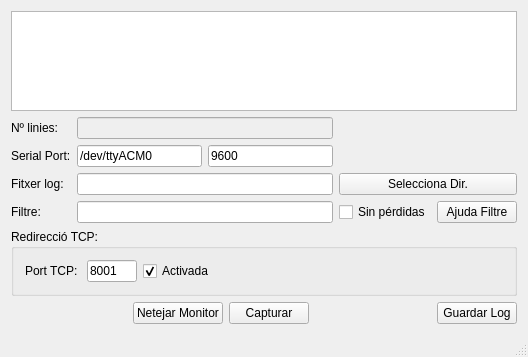
<?xml version="1.0" encoding="UTF-8"?>
<ui version="4.0">
 <class>LoggerWindow</class>
 <widget class="QMainWindow" name="LoggerWindow">
  <property name="geometry">
   <rect>
    <x>0</x>
    <y>0</y>
    <width>528</width>
    <height>357</height>
   </rect>
  </property>
  <property name="sizePolicy">
   <sizepolicy hsizetype="Expanding" vsizetype="Preferred">
    <horstretch>0</horstretch>
    <verstretch>0</verstretch>
   </sizepolicy>
  </property>
  <property name="windowTitle">
   <string>LoggerWindow</string>
  </property>
  <widget class="QWidget" name="centralWidget">
   <layout class="QVBoxLayout" name="verticalLayout_2">
    <item>
     <layout class="QVBoxLayout" name="verticalLayout">
      <item>
       <widget class="QTextEdit" name="monitorTextEdit">
        <property name="enabled">
         <bool>true</bool>
        </property>
        <property name="sizePolicy">
         <sizepolicy hsizetype="Preferred" vsizetype="Expanding">
          <horstretch>0</horstretch>
          <verstretch>0</verstretch>
         </sizepolicy>
        </property>
        <property name="readOnly">
         <bool>true</bool>
        </property>
       </widget>
      </item>
      <item>
       <layout class="QGridLayout" name="gridLayout">
        <item row="0" column="0">
         <widget class="QLabel" name="nmostresLabel">
          <property name="text">
           <string>Nº linies: </string>
          </property>
         </widget>
        </item>
        <item row="2" column="0">
         <widget class="QLabel" name="fitxerLabel">
          <property name="text">
           <string>Fitxer log:</string>
          </property>
         </widget>
        </item>
        <item row="0" column="1">
         <widget class="QLineEdit" name="nLiniesLineEdit">
          <property name="enabled">
           <bool>false</bool>
          </property>
         </widget>
        </item>
        <item row="1" column="0">
         <widget class="QLabel" name="portLabel">
          <property name="text">
           <string>Serial Port:</string>
          </property>
         </widget>
        </item>
        <item row="2" column="1">
         <widget class="QLineEdit" name="fitxerLogLineEdit"/>
        </item>
        <item row="1" column="1">
         <layout class="QHBoxLayout" name="horizontalLayout_2">
          <item>
           <widget class="QLineEdit" name="portLineEdit">
            <property name="text">
             <string>/dev/ttyACM0</string>
            </property>
            <property name="placeholderText">
             <string>Port</string>
            </property>
           </widget>
          </item>
          <item>
           <widget class="QLineEdit" name="baudrateLineEdit">
            <property name="text">
             <string>9600</string>
            </property>
            <property name="placeholderText">
             <string>Baudrate</string>
            </property>
           </widget>
          </item>
         </layout>
        </item>
        <item row="3" column="0">
         <widget class="QLabel" name="filtreLabel">
          <property name="text">
           <string>Filtre:</string>
          </property>
         </widget>
        </item>
        <item row="2" column="2">
         <widget class="QPushButton" name="fileBrowserButton">
          <property name="text">
           <string>Selecciona Dir.</string>
          </property>
         </widget>
        </item>
        <item row="3" column="2">
         <layout class="QHBoxLayout" name="horizontalLayout_5">
          <item>
           <widget class="QCheckBox" name="sinPerdidasCheckBox">
            <property name="text">
             <string>Sin pérdidas</string>
            </property>
           </widget>
          </item>
          <item>
           <widget class="QPushButton" name="pushButton">
            <property name="text">
             <string>Ajuda Filtre</string>
            </property>
           </widget>
          </item>
         </layout>
        </item>
        <item row="3" column="1">
         <widget class="QLineEdit" name="filtreLineEdit">
          <property name="text">
           <string/>
          </property>
         </widget>
        </item>
       </layout>
      </item>
     </layout>
    </item>
    <item>
     <widget class="QGroupBox" name="TCPgroupBox">
      <property name="title">
       <string>Redirecció TCP:</string>
      </property>
      <layout class="QHBoxLayout" name="horizontalLayout_4">
       <item>
        <layout class="QHBoxLayout" name="horizontalLayout_3">
         <item>
          <widget class="QLabel" name="label">
           <property name="text">
            <string>Port TCP: </string>
           </property>
          </widget>
         </item>
         <item>
          <widget class="QLineEdit" name="tcpPortLineEdit">
           <property name="maximumSize">
            <size>
             <width>50</width>
             <height>16777215</height>
            </size>
           </property>
           <property name="text">
            <string>8001</string>
           </property>
           <property name="maxLength">
            <number>32768</number>
           </property>
          </widget>
         </item>
         <item>
          <widget class="QCheckBox" name="tcpCheckBox">
           <property name="text">
            <string>Activada</string>
           </property>
           <property name="checked">
            <bool>true</bool>
           </property>
          </widget>
         </item>
         <item>
          <spacer name="horizontalSpacer_3">
           <property name="orientation">
            <enum>Qt::Horizontal</enum>
           </property>
           <property name="sizeHint" stdset="0">
            <size>
             <width>40</width>
             <height>20</height>
            </size>
           </property>
          </spacer>
         </item>
        </layout>
       </item>
      </layout>
     </widget>
    </item>
    <item>
     <layout class="QHBoxLayout" name="horizontalLayout">
      <item>
       <spacer name="horizontalSpacer">
        <property name="orientation">
         <enum>Qt::Horizontal</enum>
        </property>
        <property name="sizeHint" stdset="0">
         <size>
          <width>40</width>
          <height>20</height>
         </size>
        </property>
       </spacer>
      </item>
      <item>
       <widget class="QPushButton" name="netejarButton">
        <property name="text">
         <string>Netejar Monitor</string>
        </property>
       </widget>
      </item>
      <item>
       <widget class="QPushButton" name="capturarButton">
        <property name="minimumSize">
         <size>
          <width>0</width>
          <height>0</height>
         </size>
        </property>
        <property name="text">
         <string>Capturar</string>
        </property>
       </widget>
      </item>
      <item>
       <spacer name="horizontalSpacer_2">
        <property name="orientation">
         <enum>Qt::Horizontal</enum>
        </property>
        <property name="sizeHint" stdset="0">
         <size>
          <width>40</width>
          <height>20</height>
         </size>
        </property>
       </spacer>
      </item>
      <item>
       <widget class="QPushButton" name="guardarButton">
        <property name="minimumSize">
         <size>
          <width>0</width>
          <height>0</height>
         </size>
        </property>
        <property name="maximumSize">
         <size>
          <width>16777197</width>
          <height>16777209</height>
         </size>
        </property>
        <property name="text">
         <string>Guardar Log</string>
        </property>
       </widget>
      </item>
     </layout>
    </item>
   </layout>
  </widget>
  <widget class="QStatusBar" name="statusBar"/>
  <action name="actionSerial_Logger">
   <property name="text">
    <string>Serial Logger</string>
   </property>
  </action>
 </widget>
 <layoutdefault spacing="6" margin="11"/>
 <resources/>
 <connections/>
</ui>
